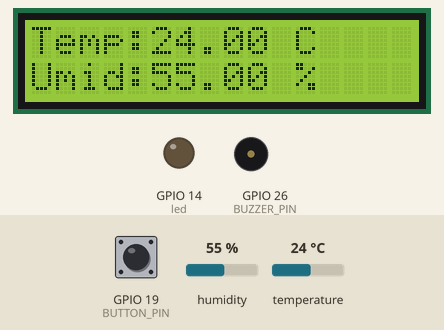
Bench run of a sketch on a simulated ESP32. Parts: 16×2 character LCD, output pins drawn as LEDs (lit = HIGH), buzzer (waves = sounding, pin HIGH). The inputs (shaded band) are chosen by the test bench; at power-on: temperature 24 °C, humidity 55 %, GPIO 19 (BUTTON_PIN) HIGH. WiFi joins after 1.5 s; servers stay silent unless stated; what the sketch prints to the serial monitor is not drawn.

Above: at 2.7 s.
2.8 s: temperature set to 27 °C
At 4.2 s:
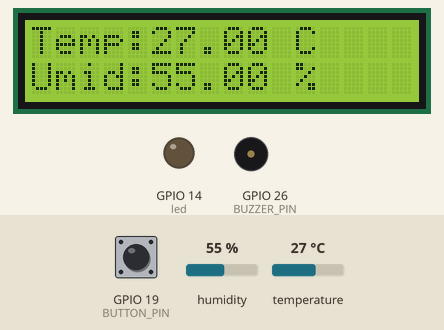
5.2 s: temperature set to 30 °C
At 6.7 s:
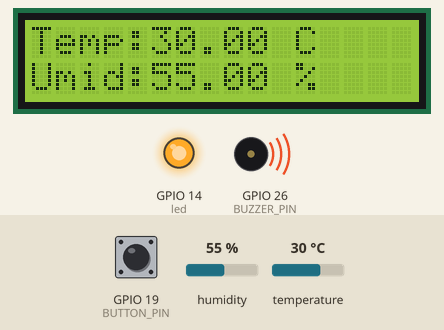
7.3 s: temperature set to 12 °C
At 9.1 s:
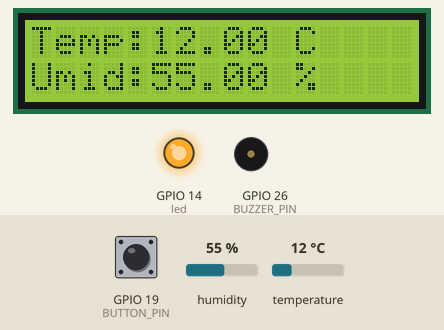
9.4 s: humidity set to 22 %
At 10.5 s:
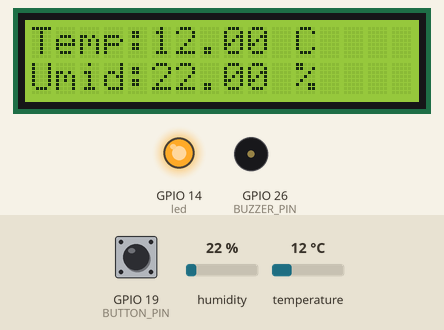
Timing chart, 0 to 12.4 s (numbered marks = the images above; inputs shaded):
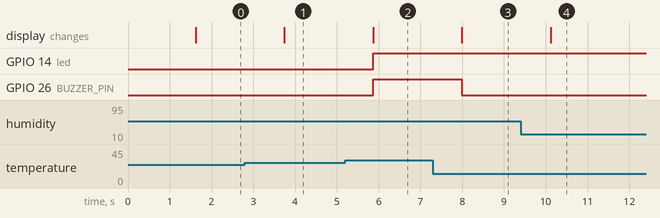

The sketch:

dht_teste_webserver.ino
```cpp
#include <Adafruit_Sensor.h>
#include <DHT.h>
#include <Wire.h>
//#include "DHT.h"
#include <LiquidCrystal_I2C.h>
LiquidCrystal_I2C lcd(0x27,16,2);  // set the LCD address to 0x27 for a 16 chars and 2 line


//=============================================================================
#include <WiFi.h>
#include <WiFiClient.h>
#include <WebServer.h>
//=============================================================================

const char *ssid = "id";
const char *password = "senha";


#define DHTPIN 4          // Define o pino digital utilizado pelo sensor DHT11
#define DHTTYPE DHT11     // Define o tipo de sensor utilizado (DHT11)

#define BUZZER_PIN 26    // Define o pino digital utilizado pelo buzzer
#define BUTTON_PIN 19     // Define o pino digital utilizado pelo botão
//#define buzzer 26
//#define button 27
#define led    14

DHT dht(DHTPIN, DHTTYPE);
char *temperatura = "Temp:";
char *umidade = "Umid:";
int flag = 0;
float readDHTTemperature();
float readDHTHumidity();

bool estado_buzzer = 0;  // Variável que armazena o estado atual do buzzer

WebServer server(80);
float temperatur;

float humidit;


void handleRoot() {
  char msg[1500];

  snprintf(msg, 1500,
           "<html>\
  <head>\
    <meta http-equiv='refresh' content='4'/>\
    <meta name='viewport' content='width=device-width, initial-scale=1'>\
    <link rel='stylesheet' href='https://use.fontawesome.com/releases/v5.7.2/css/all.css' integrity='sha384-fnmOCqbTlWIlj8LyTjo7mOUStjsKC4pOpQbqyi7RrhN7udi9RwhKkMHpvLbHG9Sr' crossorigin='anonymous'>\
    <title>ESP32 DHT Server</title>\
    <style>\
    html { font-family: Arial; display: inline-block; margin: 0px auto; text-align: center;}\
    h2 { font-size: 3.0rem; }\
    p { font-size: 3.0rem; }\
    .units { font-size: 1.2rem; }\
    .dht-labels{ font-size: 1.5rem; vertical-align:middle; padding-bottom: 15px;}\
    </style>\
  </head>\
  <body>\
      <h2>ESP32 DHT Server!</h2>\
      <p>\
        <i class='fas fa-thermometer-half' style='color:#ca3517;'></i>\
        <span class='dht-labels'>Temperature</span>\
        <span>%.2f</span>\
        <sup class='units'>&deg;C</sup>\
      </p>\
      <p>\
        <i class='fas fa-tint' style='color:#00add6;'></i>\
        <span class='dht-labels'>Humidity</span>\
        <span>%.2f</span>\
        <sup class='units'>&percnt;</sup>\
      </p>\
  </body>\
</html>",
            readDHTTemperature(), readDHTHumidity()
          );
  server.send(200, "text/html", msg);
}


void setup()
{
  Serial.begin(115200);   // Inicializa a comunicação serial
  dht.begin();          // Inicializa o sensor DHT11
  pinMode(BUZZER_PIN, OUTPUT);   // Configura o pino do buzzer como saída
  pinMode(BUTTON_PIN, INPUT_PULLUP);   // Configura o pino do botão como entrada com resistor de pull-up interno
  pinMode(led,OUTPUT);
  lcd.begin();                      // initialize the lcd
  lcd.backlight();
  WiFi.mode(WIFI_STA);
  WiFi.begin(ssid, password);
  Serial.println("");

  while (WiFi.status() != WL_CONNECTED) {
    delay(500);
    Serial.print(".");
  }

  Serial.println("");
  Serial.print("Connected to ");
  Serial.println(ssid);
  Serial.print("IP address: ");
  Serial.println(WiFi.localIP());

//  if (MDNS.begin("esp32")) {
//    Serial.println("MDNS responder started");
//  }
  server.on("/", handleRoot);

  server.begin();
  Serial.println("HTTP server started");
}


void loop() {
//    Serial.print("IP address: ");
//  Serial.println(WiFi.localIP());
  server.handleClient();
  delay(2);//allow the cpu to switch to other tasks
  temperatur = dht.readTemperature();   // Lê a temperatura medida pelo sensor
  humidit = dht.readHumidity();
  Serial.print("Temperatura: ");
  Serial.print(temperatur);
  Serial.println(" °C");

      lcd.setCursor(0,0);
      lcd.print(temperatura);
      lcd.setCursor(strlen(temperatura),0);
      lcd.print(temperatur);
      lcd.setCursor((strlen(temperatura)+5),0);
      lcd.print(" ");
      lcd.setCursor((strlen(temperatura)+6),0);
      lcd.print("C");

      lcd.setCursor(0,1);
      lcd.print(umidade);
      lcd.setCursor(strlen(umidade),1);
      lcd.print(humidit);
      lcd.setCursor((strlen(umidade)+5),1);
      lcd.print(" ");
      lcd.setCursor((strlen(umidade)+6),1);
      lcd.print("%");


  if (temperatur > 28 && estado_buzzer == 0) {     // Se a temperatura for maior que 50°C e o buzzer não estiver ligado, ativa o buzzer
      digitalWrite(BUZZER_PIN, HIGH);
      digitalWrite(led,HIGH);
      estado_buzzer = 1;  // Atualiza a variável de controle do buzzer
    } else if (temperatur <= 28 && estado_buzzer == 1) {  // Caso contrário, se a temperatura estiver abaixo de 50°C e o buzzer estiver ligado, desliga o buzzer
      digitalWrite(BUZZER_PIN, LOW);
      estado_buzzer = 0; // Atualiza a variável de controle do buzzer
    }

    if (!(digitalRead(BUTTON_PIN))) {   // Se o botão for pressionado
      if (estado_buzzer==1) {     // Se o buzzer estiver ligado, desliga o buzzer
        digitalWrite(BUZZER_PIN, LOW);
        digitalWrite(led,LOW);
        estado_buzzer == 0; // Atualiza a variável de controle do buzzer
      }
      // Aguarda um curto período para evitar detecção de múltiplos pressionamentos do botão
      delay(50);
    }

  Serial.print("IP address: ");
  Serial.println(WiFi.localIP());
  delay(100);   // Aguarda 1 segundo antes de realizar a próxima leitura
}
float readDHTTemperature()
{
  float t = temperatur;
  return t;
}
float readDHTHumidity()
{
  float h = humidit;
  return h;
}
```

Measured:
- the behaviour switches between 28 and 29 °C on temperature (found by bisection; images 1 and 2)
- after the input at 2.8 s, the display: changes after 0.95 s (image 1)
- after the input at 5.2 s, GPIO 14 (led), GPIO 26 (BUZZER_PIN): LOW → HIGH after 0.67 s; the display: changes after 0.67 s (image 2)
- after the input at 7.3 s, GPIO 26 (BUZZER_PIN): HIGH → LOW after 0.69 s; the display: changes after 0.69 s (image 3)
- after the input at 9.4 s, the display: changes after 0.72 s (image 4)
